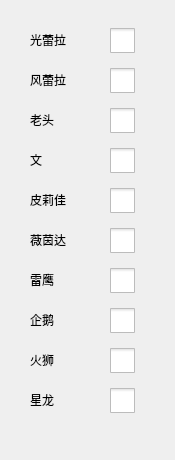
<?xml version="1.0" encoding="UTF-8"?>
<ui version="4.0">
 <class>Widget</class>
 <widget class="QWidget" name="Widget">
  <property name="geometry">
   <rect>
    <x>0</x>
    <y>0</y>
    <width>175</width>
    <height>460</height>
   </rect>
  </property>
  <property name="windowTitle">
   <string>Widget</string>
  </property>
  <property name="styleSheet">
   <string notr="true"/>
  </property>
  <widget class="QLabel" name="label">
   <property name="geometry">
    <rect>
     <x>30</x>
     <y>30</y>
     <width>69</width>
     <height>19</height>
    </rect>
   </property>
   <property name="styleSheet">
    <string notr="true"/>
   </property>
   <property name="text">
    <string>光蕾拉</string>
   </property>
  </widget>
  <widget class="QLabel" name="label_2">
   <property name="geometry">
    <rect>
     <x>30</x>
     <y>70</y>
     <width>69</width>
     <height>19</height>
    </rect>
   </property>
   <property name="styleSheet">
    <string notr="true"/>
   </property>
   <property name="text">
    <string>风蕾拉</string>
   </property>
  </widget>
  <widget class="QLabel" name="label_3">
   <property name="geometry">
    <rect>
     <x>30</x>
     <y>110</y>
     <width>69</width>
     <height>19</height>
    </rect>
   </property>
   <property name="styleSheet">
    <string notr="true"/>
   </property>
   <property name="text">
    <string>老头</string>
   </property>
  </widget>
  <widget class="QLabel" name="label_4">
   <property name="geometry">
    <rect>
     <x>30</x>
     <y>150</y>
     <width>69</width>
     <height>19</height>
    </rect>
   </property>
   <property name="styleSheet">
    <string notr="true"/>
   </property>
   <property name="text">
    <string>文</string>
   </property>
  </widget>
  <widget class="QLabel" name="label_5">
   <property name="geometry">
    <rect>
     <x>30</x>
     <y>190</y>
     <width>69</width>
     <height>19</height>
    </rect>
   </property>
   <property name="styleSheet">
    <string notr="true"/>
   </property>
   <property name="text">
    <string>皮莉佳</string>
   </property>
  </widget>
  <widget class="QLabel" name="label_6">
   <property name="geometry">
    <rect>
     <x>30</x>
     <y>230</y>
     <width>69</width>
     <height>19</height>
    </rect>
   </property>
   <property name="styleSheet">
    <string notr="true"/>
   </property>
   <property name="text">
    <string>薇茵达</string>
   </property>
  </widget>
  <widget class="QLabel" name="label_7">
   <property name="geometry">
    <rect>
     <x>30</x>
     <y>270</y>
     <width>69</width>
     <height>19</height>
    </rect>
   </property>
   <property name="styleSheet">
    <string notr="true"/>
   </property>
   <property name="text">
    <string>雷鹰</string>
   </property>
  </widget>
  <widget class="QLabel" name="label_8">
   <property name="geometry">
    <rect>
     <x>30</x>
     <y>310</y>
     <width>69</width>
     <height>19</height>
    </rect>
   </property>
   <property name="styleSheet">
    <string notr="true"/>
   </property>
   <property name="text">
    <string>企鹅</string>
   </property>
  </widget>
  <widget class="QLabel" name="label_9">
   <property name="geometry">
    <rect>
     <x>30</x>
     <y>350</y>
     <width>69</width>
     <height>19</height>
    </rect>
   </property>
   <property name="styleSheet">
    <string notr="true"/>
   </property>
   <property name="text">
    <string>火狮</string>
   </property>
  </widget>
  <widget class="QLabel" name="label_10">
   <property name="geometry">
    <rect>
     <x>30</x>
     <y>390</y>
     <width>69</width>
     <height>19</height>
    </rect>
   </property>
   <property name="styleSheet">
    <string notr="true"/>
   </property>
   <property name="text">
    <string>星龙</string>
   </property>
  </widget>
  <widget class="QCheckBox" name="checkBox">
   <property name="enabled">
    <bool>true</bool>
   </property>
   <property name="geometry">
    <rect>
     <x>110</x>
     <y>20</y>
     <width>31</width>
     <height>41</height>
    </rect>
   </property>
   <property name="styleSheet">
    <string notr="true">QCheckBox::indicator{
	width: 25px;
	height: 25px;
}</string>
   </property>
   <property name="text">
    <string/>
   </property>
   <property name="iconSize">
    <size>
     <width>20</width>
     <height>20</height>
    </size>
   </property>
   <property name="checkable">
    <bool>true</bool>
   </property>
   <property name="checked">
    <bool>false</bool>
   </property>
   <property name="autoRepeat">
    <bool>false</bool>
   </property>
   <property name="autoExclusive">
    <bool>false</bool>
   </property>
  </widget>
  <widget class="QCheckBox" name="checkBox_2">
   <property name="enabled">
    <bool>true</bool>
   </property>
   <property name="geometry">
    <rect>
     <x>110</x>
     <y>60</y>
     <width>31</width>
     <height>41</height>
    </rect>
   </property>
   <property name="styleSheet">
    <string notr="true">QCheckBox::indicator{
	width: 25px;
	height: 25px;
}</string>
   </property>
   <property name="text">
    <string/>
   </property>
   <property name="iconSize">
    <size>
     <width>20</width>
     <height>20</height>
    </size>
   </property>
   <property name="checkable">
    <bool>true</bool>
   </property>
   <property name="checked">
    <bool>false</bool>
   </property>
   <property name="autoRepeat">
    <bool>false</bool>
   </property>
   <property name="autoExclusive">
    <bool>false</bool>
   </property>
  </widget>
  <widget class="QCheckBox" name="checkBox_3">
   <property name="enabled">
    <bool>true</bool>
   </property>
   <property name="geometry">
    <rect>
     <x>110</x>
     <y>100</y>
     <width>31</width>
     <height>41</height>
    </rect>
   </property>
   <property name="styleSheet">
    <string notr="true">QCheckBox::indicator{
	width: 25px;
	height: 25px;
}</string>
   </property>
   <property name="text">
    <string/>
   </property>
   <property name="iconSize">
    <size>
     <width>20</width>
     <height>20</height>
    </size>
   </property>
   <property name="checkable">
    <bool>true</bool>
   </property>
   <property name="checked">
    <bool>false</bool>
   </property>
   <property name="autoRepeat">
    <bool>false</bool>
   </property>
   <property name="autoExclusive">
    <bool>false</bool>
   </property>
  </widget>
  <widget class="QCheckBox" name="checkBox_4">
   <property name="enabled">
    <bool>true</bool>
   </property>
   <property name="geometry">
    <rect>
     <x>110</x>
     <y>140</y>
     <width>31</width>
     <height>41</height>
    </rect>
   </property>
   <property name="styleSheet">
    <string notr="true">QCheckBox::indicator{
	width: 25px;
	height: 25px;
}</string>
   </property>
   <property name="text">
    <string/>
   </property>
   <property name="iconSize">
    <size>
     <width>20</width>
     <height>20</height>
    </size>
   </property>
   <property name="checkable">
    <bool>true</bool>
   </property>
   <property name="checked">
    <bool>false</bool>
   </property>
   <property name="autoRepeat">
    <bool>false</bool>
   </property>
   <property name="autoExclusive">
    <bool>false</bool>
   </property>
  </widget>
  <widget class="QCheckBox" name="checkBox_5">
   <property name="enabled">
    <bool>true</bool>
   </property>
   <property name="geometry">
    <rect>
     <x>110</x>
     <y>180</y>
     <width>31</width>
     <height>41</height>
    </rect>
   </property>
   <property name="styleSheet">
    <string notr="true">QCheckBox::indicator{
	width: 25px;
	height: 25px;
}</string>
   </property>
   <property name="text">
    <string/>
   </property>
   <property name="iconSize">
    <size>
     <width>20</width>
     <height>20</height>
    </size>
   </property>
   <property name="checkable">
    <bool>true</bool>
   </property>
   <property name="checked">
    <bool>false</bool>
   </property>
   <property name="autoRepeat">
    <bool>false</bool>
   </property>
   <property name="autoExclusive">
    <bool>false</bool>
   </property>
  </widget>
  <widget class="QCheckBox" name="checkBox_6">
   <property name="enabled">
    <bool>true</bool>
   </property>
   <property name="geometry">
    <rect>
     <x>110</x>
     <y>220</y>
     <width>31</width>
     <height>41</height>
    </rect>
   </property>
   <property name="styleSheet">
    <string notr="true">QCheckBox::indicator{
	width: 25px;
	height: 25px;
}</string>
   </property>
   <property name="text">
    <string/>
   </property>
   <property name="iconSize">
    <size>
     <width>20</width>
     <height>20</height>
    </size>
   </property>
   <property name="checkable">
    <bool>true</bool>
   </property>
   <property name="checked">
    <bool>false</bool>
   </property>
   <property name="autoRepeat">
    <bool>false</bool>
   </property>
   <property name="autoExclusive">
    <bool>false</bool>
   </property>
  </widget>
  <widget class="QCheckBox" name="checkBox_7">
   <property name="enabled">
    <bool>true</bool>
   </property>
   <property name="geometry">
    <rect>
     <x>110</x>
     <y>260</y>
     <width>31</width>
     <height>41</height>
    </rect>
   </property>
   <property name="styleSheet">
    <string notr="true">QCheckBox::indicator{
	width: 25px;
	height: 25px;
}</string>
   </property>
   <property name="text">
    <string/>
   </property>
   <property name="iconSize">
    <size>
     <width>20</width>
     <height>20</height>
    </size>
   </property>
   <property name="checkable">
    <bool>true</bool>
   </property>
   <property name="checked">
    <bool>false</bool>
   </property>
   <property name="autoRepeat">
    <bool>false</bool>
   </property>
   <property name="autoExclusive">
    <bool>false</bool>
   </property>
  </widget>
  <widget class="QCheckBox" name="checkBox_8">
   <property name="enabled">
    <bool>true</bool>
   </property>
   <property name="geometry">
    <rect>
     <x>110</x>
     <y>300</y>
     <width>31</width>
     <height>41</height>
    </rect>
   </property>
   <property name="styleSheet">
    <string notr="true">QCheckBox::indicator{
	width: 25px;
	height: 25px;
}</string>
   </property>
   <property name="text">
    <string/>
   </property>
   <property name="iconSize">
    <size>
     <width>20</width>
     <height>20</height>
    </size>
   </property>
   <property name="checkable">
    <bool>true</bool>
   </property>
   <property name="checked">
    <bool>false</bool>
   </property>
   <property name="autoRepeat">
    <bool>false</bool>
   </property>
   <property name="autoExclusive">
    <bool>false</bool>
   </property>
  </widget>
  <widget class="QCheckBox" name="checkBox_9">
   <property name="enabled">
    <bool>true</bool>
   </property>
   <property name="geometry">
    <rect>
     <x>110</x>
     <y>340</y>
     <width>31</width>
     <height>41</height>
    </rect>
   </property>
   <property name="styleSheet">
    <string notr="true">QCheckBox::indicator{
	width: 25px;
	height: 25px;
}</string>
   </property>
   <property name="text">
    <string/>
   </property>
   <property name="iconSize">
    <size>
     <width>20</width>
     <height>20</height>
    </size>
   </property>
   <property name="checkable">
    <bool>true</bool>
   </property>
   <property name="checked">
    <bool>false</bool>
   </property>
   <property name="autoRepeat">
    <bool>false</bool>
   </property>
   <property name="autoExclusive">
    <bool>false</bool>
   </property>
  </widget>
  <widget class="QCheckBox" name="checkBox_10">
   <property name="enabled">
    <bool>true</bool>
   </property>
   <property name="geometry">
    <rect>
     <x>110</x>
     <y>380</y>
     <width>31</width>
     <height>41</height>
    </rect>
   </property>
   <property name="styleSheet">
    <string notr="true">QCheckBox::indicator{
	width: 25px;
	height: 25px;
}</string>
   </property>
   <property name="text">
    <string/>
   </property>
   <property name="iconSize">
    <size>
     <width>20</width>
     <height>20</height>
    </size>
   </property>
   <property name="checkable">
    <bool>true</bool>
   </property>
   <property name="checked">
    <bool>false</bool>
   </property>
   <property name="autoRepeat">
    <bool>false</bool>
   </property>
   <property name="autoExclusive">
    <bool>false</bool>
   </property>
  </widget>
 </widget>
 <resources/>
 <connections/>
</ui>
